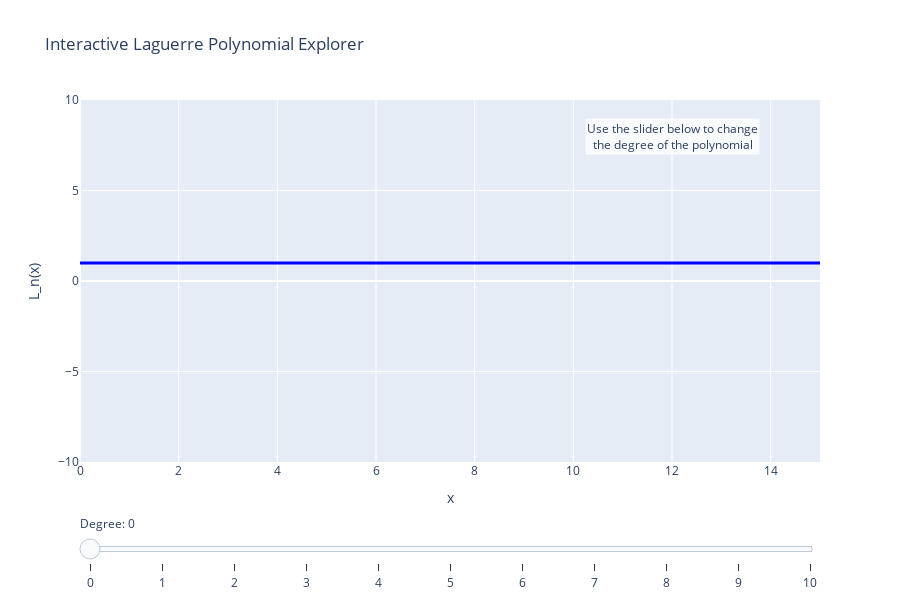

Source (notebook cell):
### Markdown cell above
### 2.1.1 Interactive Comparison Across Multiple Degrees

Let's create an interactive visualization to examine Laguerre polynomials across multiple degrees:

### Code cell
# Create an interactive plot with sliders to explore different degrees
x = np.linspace(0, 15, 200)

# Create traces for different degrees
fig = go.Figure()

# Add initial trace for degree 0
fig.add_trace(
    go.Scatter(
        visible=True,
        line=dict(color="blue", width=3),
        name=f"L_0(x)",
        x=x,
        y=laguerre_polynomial(0, x)
    )
)

# Add traces for degrees 1 to 10, but make them invisible initially
for n in range(1, 11):
    fig.add_trace(
        go.Scatter(
            visible=False,
            line=dict(color="blue", width=3),
            name=f"L_{n}(x)",
            x=x,
            y=laguerre_polynomial(n, x)
        )
    )

# Create and add slider
steps = []
for i in range(11):
    step = dict(
        method="update",
        args=[
            {"visible": [False] * 11},
            {"title": f"Laguerre Polynomial L_{i}(x)"}
        ],
        label=str(i)
    )
    step["args"][0]["visible"][i] = True  # Toggle i'th trace to visible
    steps.append(step)

sliders = [dict(
    active=0,
    currentvalue={"prefix": "Degree: "},
    pad={"t": 50},
    steps=steps
)]

fig.update_layout(
    sliders=sliders,
    title="Interactive Laguerre Polynomial Explorer",
    xaxis_title="x",
    yaxis_title="L_n(x)",
    height=600,
    width=900,
    yaxis=dict(range=[-10, 10]),  # Set reasonable y-axis limits
    hovermode="closest"
)

# Add annotation explaining how to use the slider
fig.add_annotation(
    x=12, 
    y=8,
    text="Use the slider below to change<br>the degree of the polynomial",
    showarrow=False,
    bgcolor="rgba(255, 255, 255, 0.8)"
)

fig.show()

### Figure 1 — Plotly figure (JSON) as saved in the notebook; plotly's stock layout.template omitted (floating-point values rounded to 4 significant figures; data arrays with more than 128 entries replaced by an {"elided": "..."} marker saying what was removed)
{"data": [{"line": {"color": "blue", "width": 3}, "name": "L_0(x)", "type": "scatter", "visible": true, "x": {"elided": "200 float values"}, "y": {"elided": "200 int values"}}, {"line": {"color": "blue", "width": 3}, "name": "L_1(x)", "type": "scatter", "visible": false, "x": {"elided": "200 float values"}, "y": {"elided": "200 float values"}}, {"line": {"color": "blue", "width": 3}, "name": "L_2(x)", "type": "scatter", "visible": false, "x": {"elided": "200 float values"}, "y": {"elided": "200 float values"}}, {"line": {"color": "blue", "width": 3}, "name": "L_3(x)", "type": "scatter", "visible": false, "x": {"elided": "200 float values"}, "y": {"elided": "200 float values"}}, {"line": {"color": "blue", "width": 3}, "name": "L_4(x)", "type": "scatter", "visible": false, "x": {"elided": "200 float values"}, "y": {"elided": "200 float values"}}, {"line": {"color": "blue", "width": 3}, "name": "L_5(x)", "type": "scatter", "visible": false, "x": {"elided": "200 float values"}, "y": {"elided": "200 float values"}}, {"line": {"color": "blue", "width": 3}, "name": "L_6(x)", "type": "scatter", "visible": false, "x": {"elided": "200 float values"}, "y": {"elided": "200 float values"}}, {"line": {"color": "blue", "width": 3}, "name": "L_7(x)", "type": "scatter", "visible": false, "x": {"elided": "200 float values"}, "y": {"elided": "200 float values"}}, {"line": {"color": "blue", "width": 3}, "name": "L_8(x)", "type": "scatter", "visible": false, "x": {"elided": "200 float values"}, "y": {"elided": "200 float values"}}, {"line": {"color": "blue", "width": 3}, "name": "L_9(x)", "type": "scatter", "visible": false, "x": {"elided": "200 float values"}, "y": {"elided": "200 float values"}}, {"line": {"color": "blue", "width": 3}, "name": "L_10(x)", "type": "scatter", "visible": false, "x": {"elided": "200 float values"}, "y": {"elided": "200 float values"}}], "layout": {"annotations": [{"bgcolor": "rgba(255, 255, 255, 0.8)", "showarrow": false, "text": "Use the slider below to change<br>the degree of the polynomial", "x": 12, "y": 8}], "height": 600, "hovermode": "closest", "sliders": [{"active": 0, "currentvalue": {"prefix": "Degree: "}, "pad": {"t": 50}, "steps": [{"args": [{"visible": [true, false, false, false, false, false, false, false, false, false, false]}, {"title": "Laguerre Polynomial L_0(x)"}], "label": "0", "method": "update"}, {"args": [{"visible": [false, true, false, false, false, false, false, false, false, false, false]}, {"title": "Laguerre Polynomial L_1(x)"}], "label": "1", "method": "update"}, {"args": [{"visible": [false, false, true, false, false, false, false, false, false, false, false]}, {"title": "Laguerre Polynomial L_2(x)"}], "label": "2", "method": "update"}, {"args": [{"visible": [false, false, false, true, false, false, false, false, false, false, false]}, {"title": "Laguerre Polynomial L_3(x)"}], "label": "3", "method": "update"}, {"args": [{"visible": [false, false, false, false, true, false, false, false, false, false, false]}, {"title": "Laguerre Polynomial L_4(x)"}], "label": "4", "method": "update"}, {"args": [{"visible": [false, false, false, false, false, true, false, false, false, false, false]}, {"title": "Laguerre Polynomial L_5(x)"}], "label": "5", "method": "update"}, {"args": [{"visible": [false, false, false, false, false, false, true, false, false, false, false]}, {"title": "Laguerre Polynomial L_6(x)"}], "label": "6", "method": "update"}, {"args": [{"visible": [false, false, false, false, false, false, false, true, false, false, false]}, {"title": "Laguerre Polynomial L_7(x)"}], "label": "7", "method": "update"}, {"args": [{"visible": [false, false, false, false, false, false, false, false, true, false, false]}, {"title": "Laguerre Polynomial L_8(x)"}], "label": "8", "method": "update"}, {"args": [{"visible": [false, false, false, false, false, false, false, false, false, true, false]}, {"title": "Laguerre Polynomial L_9(x)"}], "label": "9", "method": "update"}, {"args": [{"visible": [false, false, false, false, false, false, false, false, false, false, true]}, {"title": "Laguerre Polynomial L_10(x)"}], "label": "10", "method": "update"}]}], "title": {"text": "Interactive Laguerre Polynomial Explorer"}, "width": 900, "xaxis": {"title": {"text": "x"}}, "yaxis": {"range": [-10, 10], "title": {"text": "L_n(x)"}}}}
